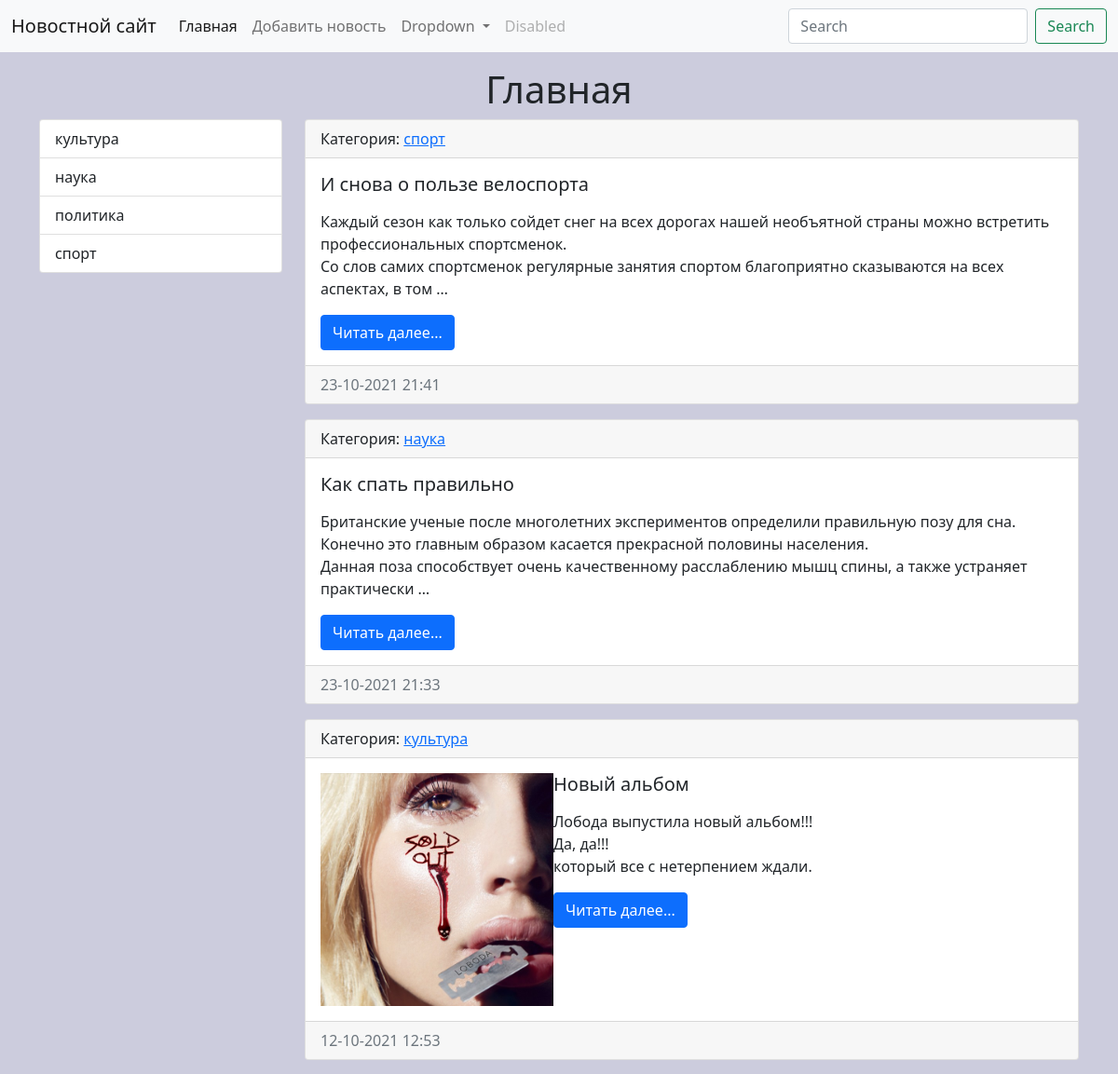
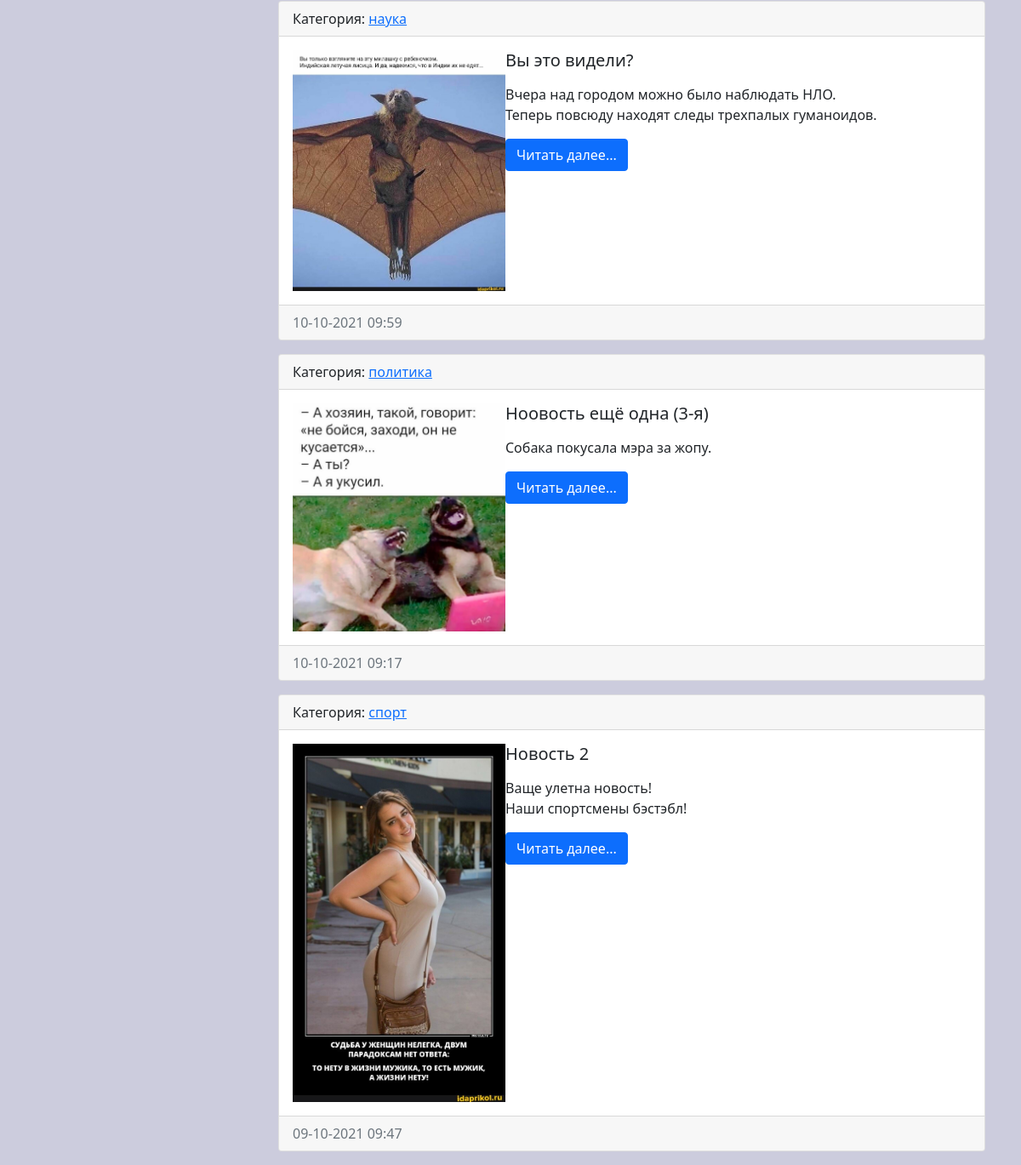
The page / on the database its author committed (2 pictures, top to bottom).
### news/models.py (models this page shows, shortened)
class Category(models.Model):
    title = models.CharField(max_length=150, db_index=True,verbose_name='Наименование категории')
    def get_absolute_url(self):
        return reverse('category', kwargs={'category_id': self.pk})
    class Meta:
        verbose_name = 'категория'
        verbose_name_plural = 'категории'
        ordering = ['title']

class News(models.Model):
    title = models.CharField('Заголовок', max_length=150)
    content = models.TextField('контент', blank=True)
    created_at = models.DateTimeField('Создана', auto_now_add=True)
    updated_at = models.DateTimeField('отредактирована', auto_now=True)
    photo = models.ImageField('фото', upload_to='photos/%Y/%m/%d', blank=True)
    is_published = models.BooleanField('опубликована', default=True)
    category = models.ForeignKey('Category', on_delete=models.PROTECT, null=True, verbose_name='Категория')
    def get_absolute_url(self):
        return reverse('view_news', kwargs={'news_id': self.pk})
    class Meta:
        verbose_name = "Новость"
        verbose_name_plural = "Новости"
        ordering = ['-created_at']

### news/views.py (the view)
# urls.py: path("", HomeNews.as_view(), name='home'),
class HomeNews(ListView):
    model = News
    template_name = 'news/index.html'
    context_object_name = 'news'
    def get_context_data(self, *, object_list=None, **kwargs):
        context = super().get_context_data(**kwargs)
        context['title'] = 'Главная'
        return context
    def get_queryset(self):
        return News.objects.filter(is_published=True)

### news/templatetags/news_tags.py (called while the page is built)
@register.inclusion_tag('news/list_categories.html')
def show_categories():
    categories = Category.objects.all()
    return {"categories": categories}

### news/templates/news/index.html (shortened to what this page needs)
{% extends 'base.html' %}
{% load static %}
{% block sidebar %}
{% include 'inc/_sidebar.html' %}
{% endblock %}
{% block content %}
    {%  for item in news %}
        <div class="card mb-3">
          <div class="card-header">
            Категория: <a href="{{ item.category.get_absolute_url }}">{{ item.category.title }}</a>
          </div>
          <div class="card-body">
              <div class="media">
                  {% if item.photo %}
                  <img src="{{ item.photo.url }}" alt="" class="float-md-start mr-3" width="250">
                  {% endif %}
                  <div class="media-body">
                        <h5 class="card-title">{{ item.title }}</h5>
                        <p class="card-text">{{ item.content|safe|linebreaks|truncatewords:30 }}</p>
                        <a href="{{ item.get_absolute_url }}" class="btn btn-primary">Читать далее...</a>
                  </div>
              </div>
          </div>
          <div class="card-footer text-muted">
              {{ item.created_at|date:"d-m-Y H:i" }}
          </div>
        </div>
    {% endfor %}
{% endblock %}

### news/templates/news/list_categories.html
<div class="list-group">
    {% for item in categories %}
    <a href="{{ item.get_absolute_url }}" class="list-group-item list-group-item-action"> {{ item.title }} </a>
    {% endfor %}
</div>

### mysite/static/css/style.css (style rules this page uses)
body { background-color: #ccd; }

### rows shown on the page
Category: title "культура"
Category: title "наука"
Category: title "политика"
Category: title "спорт"
News: category "спорт", title "И снова о пользе велоспорта", content "Каждый сезон как только сойдет снег на всех дорогах нашей необъятной страны можно встретить профессиональных спортсменок. Со слов самих спортсменок регулярные занятия спортом благоприятно сказываются на всех аспектах, в том …", created_at "23-10-2021 21:41"
News: category "наука", title "Как спать правильно", content "Британские ученые после многолетних экспериментов определили правильную позу для сна. Конечно это главным образом касается прекрасной половины населения. Данная поза способствует очень качественному расслаблению мышц спины, а также устраняет практически …", created_at "23-10-2021 21:33"
News: category "культура", photo (picture), title "Новый альбом", content "Лобода выпустила новый альбом!!! Да, да!!! который все с нетерпением ждали.", created_at "12-10-2021 12:53"
News: category "наука", photo (picture), title "Вы это видели?", content "Вчера над городом можно было наблюдать НЛО. Теперь повсюду находят следы трехпалых гуманоидов.", created_at "10-10-2021 09:59"
News: category "политика", photo (picture), title "Ноовость ещё одна (3-я)", content "Собака покусала мэра за жопу.", created_at "10-10-2021 09:17"
News: category "спорт", photo (picture), title "Новость 2", content "Ваще улетна новость! Наши спортсмены бэстэбл!", created_at "09-10-2021 09:47"

### other values the page prints
{{ title }} "Главная"
